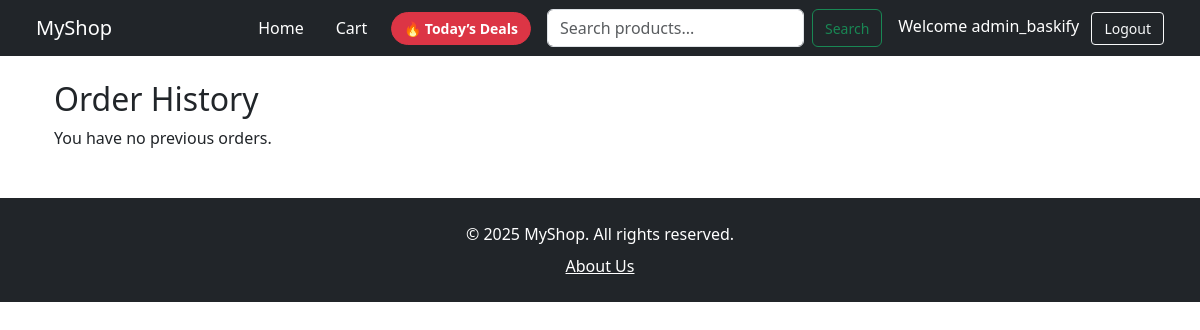
The page /orders/ (signed in) on the database as committed earlier.
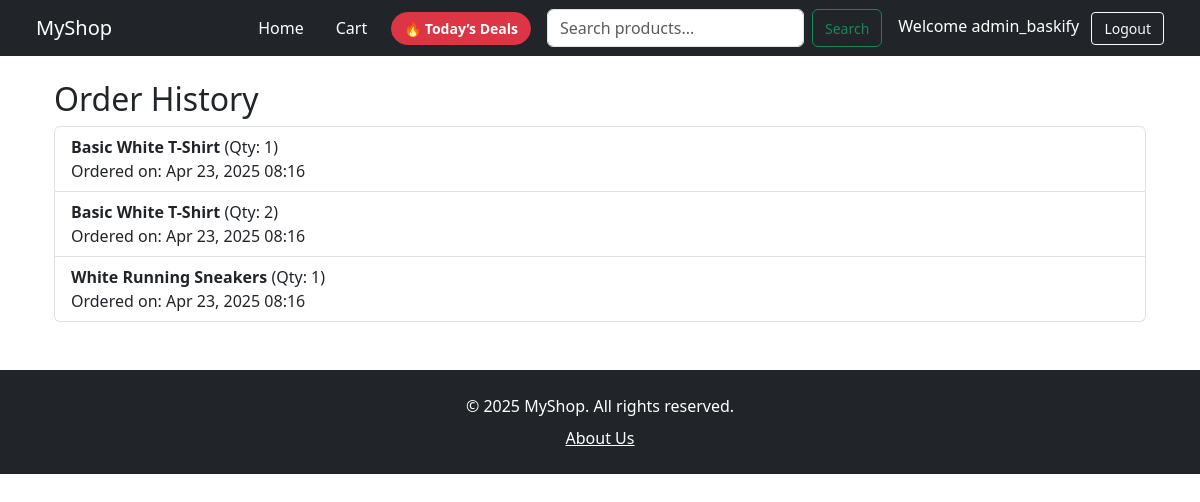
The same page on the database as committed later.
### store/models.py (models this page shows, shortened)
class Order(models.Model):
    user = models.ForeignKey(User, on_delete=models.CASCADE)
    product = models.ForeignKey(Product, on_delete=models.CASCADE)
    quantity = models.IntegerField()
    ordered_at = models.DateTimeField(auto_now_add=True)

class Product(models.Model):
    name = models.CharField(max_length=100)
    description = models.TextField()
    price = models.DecimalField(max_digits=10, decimal_places=2)
    image = models.ImageField(upload_to='product_images/')
    category = models.ForeignKey(Category, on_delete=models.CASCADE)
    is_deal = models.BooleanField(default=False)
    likes = models.ManyToManyField(User, related_name='liked_products', blank=True)

### store/views.py (the view)
# urls.py: path('orders/', views.order_history, name='order_history'),
@login_required
def order_history(request):
    orders = Order.objects.filter(user=request.user).order_by('-ordered_at')
    return render(request, 'store/order_history.html', {
        'orders': orders
    })

### store/templates/store/order_history.html
{% extends 'store/base.html' %}
{% block content %}
  <div class="container">
    <h2>Order History</h2>
    {% if orders %}
      <ul class="list-group">
        {% for order in orders %}
          <li class="list-group-item">
            <strong>{{ order.product.name }}</strong> (Qty: {{ order.quantity }})<br>
            Ordered on: {{ order.ordered_at|date:"M d, Y H:i" }}
          </li>
        {% endfor %}
      </ul>
    {% else %}
      <p>You have no previous orders.</p>
    {% endif %}
  </div>
{% endblock %}

Rows that differ between the two databases and show on the page:
added Order: product.name "Basic White T-Shirt", quantity "1", ordered_at "Apr 23, 2025 08:16"
added Order: product.name "Basic White T-Shirt", quantity "2", ordered_at "Apr 23, 2025 08:16"
added Order: product.name "White Running Sneakers", quantity "1", ordered_at "Apr 23, 2025 08:16"
Other text that changed with them:
text no longer shown: "You have no previous orders."
